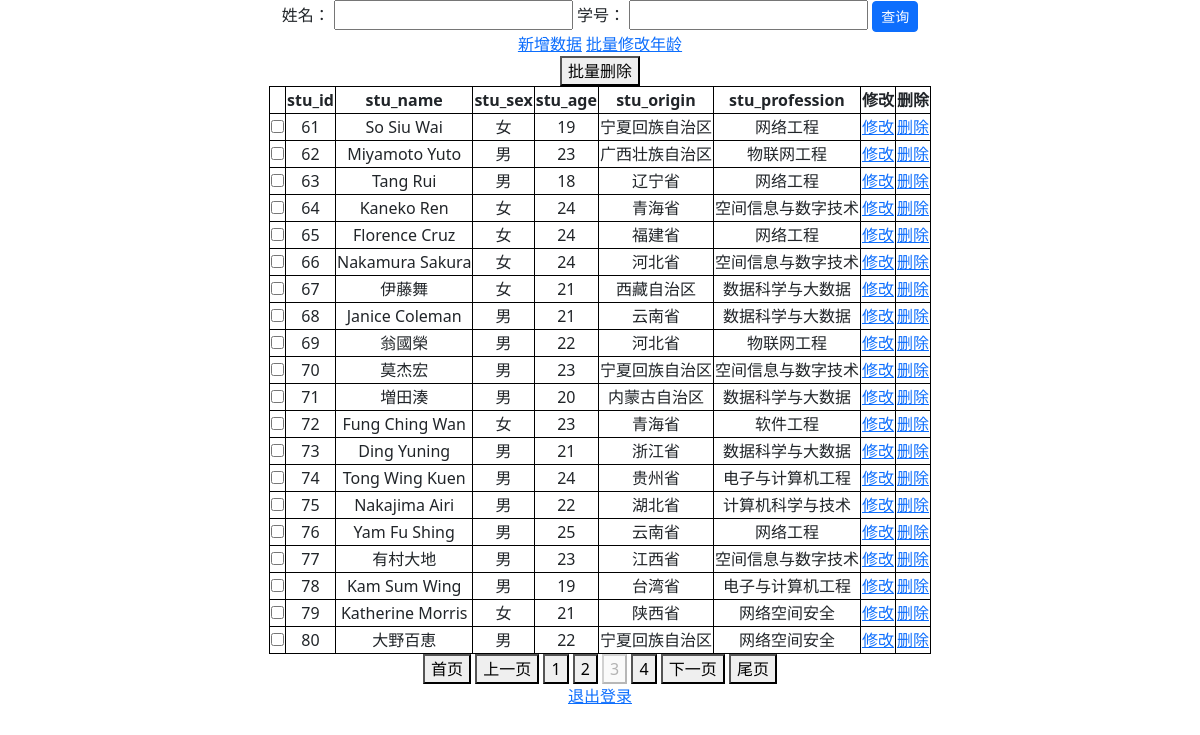
The page /?page=3 (signed in) on the database its author committed.
### tables this page shows
CREATE TABLE student_info(
stu_id int primary key not null,
stu_name varchar(50) not null,
stu_sex char(2) not null,
stu_age int not null,
stu_origin varchar(50) not null,
stu_profession varchar(50) not null
);

### app.py (the view)
@app.route("/", methods=["GET"])
def index():
    if not checkLogin():
        return redirect(url_for("login"))
    page = request.args.get("page", 1, type=int)
    ids = []
    values = []
    if "id" in request.args:
        ids.append("stu_id")
        stu_id = request.args.get("id", type=int)
        if stu_id != "" or stu_id is not None:
            values.append(stu_id)
    if "name" in request.args:
        ids.append("stu_name")
        stu_name = request.args.get("name", type=str)
        if stu_name != "" or stu_name is not None:
            values.append(stu_name.strip())
    if len(ids) != 0:
        desp, result = db.query2("student_info", ids, values)
    else:
        desp, result = db.selectAll("student_info")
    if len(result) == 0:
        flash("查询结果为空，请检查查询条件", "error")
    results, pagination = paging(result, page, per_page=20)
    return render_template(
        "show.html", results=results, desp=desp, pagination=pagination, page=page
    )

### app.py (called while the page is built)
def checkLogin():
    return True if "username" in session else False

### db/sql_conn.py (called while the page is built)
def close(conn):
    conn.close()

    def open(self):
        conn = sqlite3.connect(self.database)
        return conn

    def selectAll(self, table):
        conn = self.open()
        cur = conn.cursor()
        sql = "select * from %s" % table
        print(sql)
        cur.execute(sql)
        description = []
        for d in cur.description:
            description.append(d[0])
        result = cur.fetchall()
        cur.close()
        close(conn)
        return description, result

### hand_utils/util.py (called while the page is built)
def paging(result, page, per_page):
    pagination = len(result) // per_page
    if len(result) % per_page > 0:
        pagination += 1
    start = (page - 1) * per_page
    end = start + per_page
    results = result[start:end]
    return results, pagination

### templates/show.html (shortened to what this page needs)
<!DOCTYPE html>
<html lang="en">
<head>
    <link href="/static/bootstrap/css/bootstrap.min.css" rel="stylesheet">
    <link href="/static/css/pop-up.css" rel="stylesheet">
    <link href="/static/css/show.css" rel="stylesheet">
</head>
<body>
<center>
    <div id="container">
    <form id="queryForm">
        <label for="name">姓名：</label>
        <input type="text" name="name" id="name"/>
        <label for="id">学号：</label>
        <input type="text" name="id" id="id"/>
        <input type="button" value="查询" class="btn btn-primary btn-sm" onclick="checkBeforeQuery()"/>
    </form>
    <a href="/add">新增数据</a>
    <a href="/updateAge">批量修改年龄</a>
    <br>
    <form id="deleteForm">
        <button type="button" onclick="deleteForm()">批量删除</button>
        <table>
            <tr>
                <td></td>
                {% for d in desp %}
                <td><b>{{ d }}</b></td>
                {% endfor %}
                <td><b>修改</b></td>
                <td><b>删除</b></td>
            </tr>
            {% for item in results %}
            <tr>
                <td>
                    <input type="checkbox" , name="ids" , value="{{ item[0] }}">
                </td>
                {% for v in item %}
                <td>{{ v }}</td>
                {% endfor %}
                <td><a href="/update?id={{ item[0] }}">修改</a></td>
                <td><a href="/delete/{{ item[0] }}">删除</a></td>
            </tr>
            {% endfor %}
        </table>
    </form>
    <div>
        <button onclick="window.location.href='{{ url_for('index', page=1) }}'">首页</button>
        {% if page > 1 %}
        <button onclick="window.location.href='{{ url_for('index', page=page-1) }}'">上一页</button>
        {% endif %}
        {% for i in range(page-2, page+3) %}
        {% if i > 0 and i <= pagination %} {% if i !=page %}
        <button
                onclick="window.location.href='{{ url_for('index', page=i) }}'">{{ i }}
        </button>
        {% else %}
        <button disabled>{{ i }}</button>
        {% endif %}
        {% endif %}
        {% endfor %}
        {% if page < pagination %}
        <button onclick="window.location.href='{{ url_for('index', page=page+1) }}'">
            下一页
        </button>
        {% endif %}
        <button onclick="window.location.href='{{ url_for('index', page=pagination) }}'">尾页</button>
    </div>
    <a href="/reset">退出登录</a>
</div>
</center>
</body>
</html>

### static/css/show.css (style rules this page uses)
table, tr, td { border: 1px solid black; text-align: center; }

### rows shown on the page
student_info: item "61" "女" "19", stu_name "So Siu Wai", stu_origin "宁夏回族自治区", stu_profession "网络工程"
student_info: item "62" "男" "23", stu_name "Miyamoto Yuto", stu_origin "广西壮族自治区", stu_profession "物联网工程"
student_info: item "63" "男" "18", stu_name "Tang Rui", stu_origin "辽宁省", stu_profession "网络工程"
student_info: item "64" "女" "24", stu_name "Kaneko Ren", stu_origin "青海省", stu_profession "空间信息与数字技术"
student_info: item "65" "女" "24", stu_name "Florence Cruz", stu_origin "福建省", stu_profession "网络工程"
student_info: item "66" "女" "24", stu_name "Nakamura Sakura", stu_origin "河北省", stu_profession "空间信息与数字技术"
student_info: item "67" "女" "21", stu_name "伊藤舞", stu_origin "西藏自治区", stu_profession "数据科学与大数据"
student_info: item "68" "男" "21", stu_name "Janice Coleman", stu_origin "云南省", stu_profession "数据科学与大数据"
student_info: item "69" "男" "22", stu_name "翁國榮", stu_origin "河北省", stu_profession "物联网工程"
student_info: item "70" "男" "23", stu_name "莫杰宏", stu_origin "宁夏回族自治区", stu_profession "空间信息与数字技术"
student_info: item "71" "男" "20", stu_name "増田湊", stu_origin "内蒙古自治区", stu_profession "数据科学与大数据"
student_info: item "72" "女" "23", stu_name "Fung Ching Wan", stu_origin "青海省", stu_profession "软件工程"
student_info: item "73" "男" "21", stu_name "Ding Yuning", stu_origin "浙江省", stu_profession "数据科学与大数据"
student_info: item "74" "男" "24", stu_name "Tong Wing Kuen", stu_origin "贵州省", stu_profession "电子与计算机工程"
student_info: item "75" "男" "22", stu_name "Nakajima Airi", stu_origin "湖北省", stu_profession "计算机科学与技术"
student_info: item "76" "男" "25", stu_name "Yam Fu Shing", stu_origin "云南省", stu_profession "网络工程"
student_info: item "77" "男" "23", stu_name "有村大地", stu_origin "江西省", stu_profession "空间信息与数字技术"
student_info: item "78" "男" "19", stu_name "Kam Sum Wing", stu_origin "台湾省", stu_profession "电子与计算机工程"
student_info: item "79" "女" "21", stu_name "Katherine Morris", stu_origin "陕西省", stu_profession "网络空间安全"
student_info: item "80" "男" "22", stu_name "大野百恵", stu_origin "宁夏回族自治区", stu_profession "网络空间安全"

### other values the page prints
{{ d }} "stu_id" "stu_name" "stu_sex" "stu_age" "stu_origin" "stu_profession"
{{ i }} "1" "2" "4"
{{ i }} "3"
